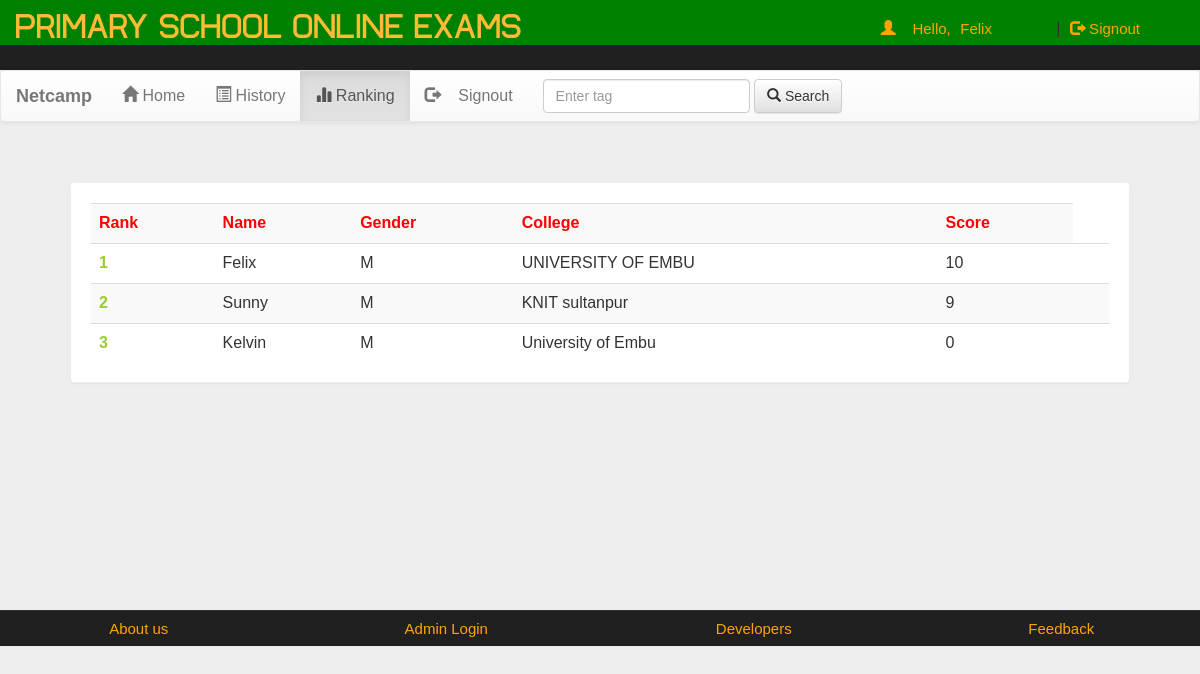
/onexam/account.php?q=3 (signed in), run on the app's committed database.
### tables this page shows
CREATE TABLE `rank` (
  `email` varchar(50) NOT NULL,
  `score` int(11) NOT NULL,
  `time` timestamp NOT NULL DEFAULT current_timestamp() ON UPDATE current_timestamp()
);

CREATE TABLE `user` (
  `name` varchar(50) NOT NULL,
  `gender` varchar(5) NOT NULL,
  `college` varchar(100) NOT NULL,
  `email` varchar(50) NOT NULL,
  `mob` bigint(20) NOT NULL,
  `password` varchar(50) NOT NULL
);

### onexam/account.php (the view, shortened to what this page needs)
<!DOCTYPE html PUBLIC "-//W3C//DTD XHTML 1.0 Transitional//EN" "http://www.w3.org/TR/xhtml1/DTD/xhtml1-transitional.dtd">
<html xmlns="http://www.w3.org/1999/xhtml">
<head>
<link  rel="stylesheet" href="css/bootstrap.min.css"/>
 <link  rel="stylesheet" href="css/bootstrap-theme.min.css"/>
 <link rel="stylesheet" href="css/main.css">
 <link  rel="stylesheet" href="css/font.css">
</head>
<body>
<div class="header">
<div style="background-color: green" class="row">
<div class="col-lg-6">
<span class="logo">PRIMARY SCHOOL ONLINE EXAMS</span></div>
<div class="col-md-4 col-md-offset-2">
 <?php
 include_once 'dbConnection.php';
  if(!(isset($_SESSION['email']))){
header("location:index.php");
}
else
{
$name = $_SESSION['name'];
echo '<span class="pull-right top title1" ><span class="log1"><span class="glyphicon glyphicon-user" aria-hidden="true"></span>&nbsp;&nbsp;&nbsp;&nbsp;Hello,</span> <a href="account.php?q=1" class="log log1">'.$name.'</a>&nbsp;|&nbsp;<a href="logout.php?q=account.php" class="log"><span class="glyphicon glyphicon-log-out" aria-hidden="true"></span>&nbsp;Signout</button></a></span>';
}?>
</div>
</div></div>
<div class="bg">
<nav class="navbar navbar-default title1">
  <div class="container-fluid">
    <div class="navbar-header">
      <a class="navbar-brand" href="#"><b>Netcamp</b></a>
    </div>
    <div class="collapse navbar-collapse" id="bs-example-navbar-collapse-1">
      <ul class="nav navbar-nav">
        <li <?php if(@$_GET['q']==1) echo'class="active"'; ?> ><a href="account.php?q=1"><span class="glyphicon glyphicon-home" aria-hidden="true"></span>&nbsp;Home<span class="sr-only">(current)</span></a></li>
        <li <?php if(@$_GET['q']==2) echo'class="active"'; ?>><a href="account.php?q=2"><span class="glyphicon glyphicon-list-alt" aria-hidden="true"></span>&nbsp;History</a></li>
		<li <?php if(@$_GET['q']==3) echo'class="active"'; ?>><a href="account.php?q=3"><span class="glyphicon glyphicon-stats" aria-hidden="true"></span>&nbsp;Ranking</a></li>
		<li class="pull-right"> <a href="logout.php?q=account.php"><span class="glyphicon glyphicon-log-out" aria-hidden="true"></span>&nbsp;&nbsp;&nbsp;&nbsp;Signout</a></li>
		</ul>
            <form class="navbar-form navbar-left" role="search">
        <div class="form-group">
          <input type="text" class="form-control" placeholder="Enter tag ">
        </div>
        <button type="submit" class="btn btn-default"><span class="glyphicon glyphicon-search" aria-hidden="true"></span>&nbsp;Search</button>
      </form>
      </div>
  </div>
</nav>
<div class="container">
<div class="row">
<div class="col-md-12">
<?php
if(@$_GET['q']== 3)
{
$q=mysqli_query($con,"SELECT * FROM rank  ORDER BY score DESC " )or die('Error223');
echo  '<div class="panel title"><div class="table-responsive">
<table class="table table-striped title1" >
<tr style="color:red"><td><b>Rank</b></td><td><b>Name</b></td><td><b>Gender</b></td><td><b>College</b></td><td><b>Score</b></td></tr>';
$c=0;
while($row=mysqli_fetch_array($q) )
{
$e=$row['email'];
$s=$row['score'];
$q12=mysqli_query($con,"SELECT * FROM user WHERE email='$e' " )or die('Error231');
while($row=mysqli_fetch_array($q12) )
{
$name=$row['name'];
$gender=$row['gender'];
$college=$row['college'];
}
$c++;
echo '<tr><td style="color:#99cc32"><b>'.$c.'</b></td><td>'.$name.'</td><td>'.$gender.'</td><td>'.$college.'</td><td>'.$s.'</td><td>';
}
echo '</table></div></div>';}
?>
</div></div></div></div>
<div class="row footer">
<div class="col-md-3 box">
<a href="account.php" target="">About us</a>
</div>
<div class="col-md-3 box">
<a href="#" data-toggle="modal" data-target="#login">Admin Login</a></div>
<div class="col-md-3 box">
<a href="#" data-toggle="modal" data-target="#">Developers</a>
</div>
<div class="col-md-3 box">
<a href="feedback.php" target="_blank">Feedback</a></div></div>
</body>
</html>

### onexam/css/main.css (style rules this page uses)
body { overflow-x:hidden; width:100%; font: 15px "Century Gothic", "Times Roman", sans-serif; background:#eee; min-height:550px; background-attachment:fixed; }
.bg { min-height:540px; }
.panel { border-color:#eee; margin:40px; padding:20px; font: 15px "Century Gothic", "Times Roman", sans-serif; }
.title { font-family:'typo'; }
.header { background:#202020; height:70px; }
.logo { font-family:'typo'; font-size:35px; color:#ffbb33; margin:15px; }
.title1 { font: 16px "Century Gothic", "Times Roman", sans-serif; }
.footer { font-size:15px; text-align:center; border-top:1px solid; border-color:#323232; background-color:#202020; }
.footer a { margin:25px; color:orange; text-decoration:none; font: 15px "Century Gothic", "Times Roman", sans-serif; }
.box { padding:9px; }
.top { margin-top:20px; }
.log1 { font: 15px 'Ubuntu', sans-serif; color:orange; margin-left:10px; }
.log { margin:10px; margin-right:60px; margin-left:5px; color:orange; text-decoration:none; font-size:20px; font-size:15px; }

### data on the page
rank: user.name "Felix", user.gender "M", user.college "UNIVERSITY OF EMBU", score "10"
rank: user.name "Sunny", user.gender "M", user.college "KNIT sultanpur", score "9"
rank: user.name "Kelvin", user.gender "M", user.college "University of Embu", score "0"

### other printed values
$name "Felix"
